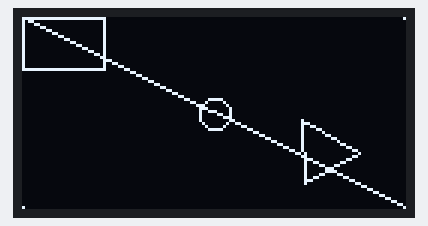
A sketch run on a simulated ESP32. Shown: 128×64 one-colour display.

Above: at 0.73 s.
At 5.62 s:
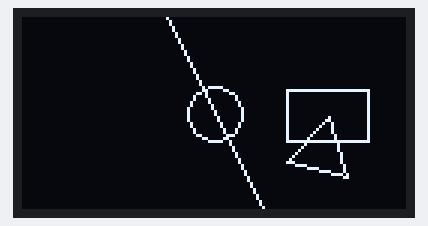
At 10.52 s:
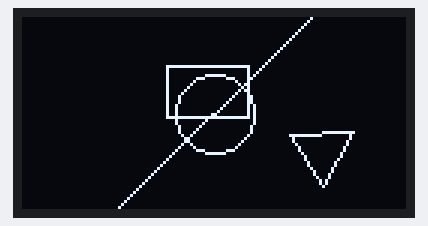
At 20.31 s:
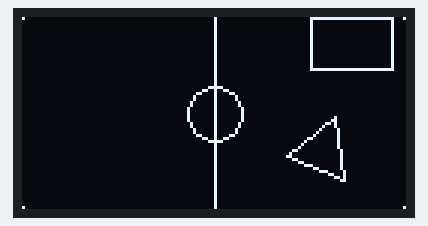
At 30.1 s:
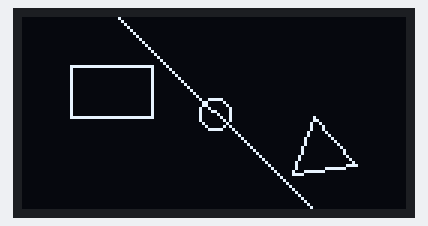
At 39.58 s:
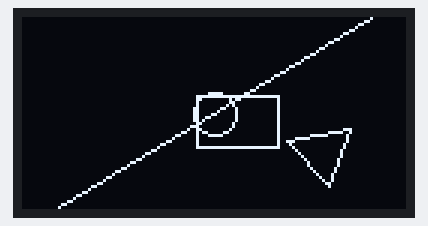

The sketch:

oled_shapes.ino
```cpp
#include <Wire.h>
#include <Adafruit_GFX.h>
#include <Adafruit_SSD1306.h>

#define SCREEN_WIDTH 128
#define SCREEN_HEIGHT 64
#define OLED_RESET    -1

// I2C pins: SCK=GP3, SDA=GP5
#define I2C_SCL 3
#define I2C_SDA 5

Adafruit_SSD1306 display(SCREEN_WIDTH, SCREEN_HEIGHT, &Wire, OLED_RESET);

int frame = 0;

void setup() {
  Wire.begin(I2C_SDA, I2C_SCL);

  if (!display.begin(SSD1306_SWITCHCAPVCC, 0x3C)) {
    for (;;); // hang if OLED not found
  }

  display.clearDisplay();
  display.display();
  delay(500);
}

void loop() {
  display.clearDisplay();

  int t = frame % 128;

  // === 1. Bouncing Rectangle ===
  int rx = t;
  int ry = (t % 32);
  display.drawRect(rx % 100, ry, 28, 18, SSD1306_WHITE);

  // === 2. Pulsing Circle (center) ===
  int radius = 5 + (frame % 12);
  display.drawCircle(64, 32, radius, SSD1306_WHITE);

  // === 3. Rotating Triangle (approximated) ===
  float angle = (frame * 0.08);
  int cx = 100, cy = 45, r = 12;
  int x0 = cx + r * cos(angle);
  int y0 = cy + r * sin(angle);
  int x1 = cx + r * cos(angle + 2.094);
  int y1 = cy + r * sin(angle + 2.094);
  int x2 = cx + r * cos(angle + 4.188);
  int y2 = cy + r * sin(angle + 4.188);
  display.drawTriangle(x0, y0, x1, y1, x2, y2, SSD1306_WHITE);

  // === 4. Moving Line ===
  int lx = (frame * 2) % 128;
  display.drawLine(lx, 0, 128 - lx, 63, SSD1306_WHITE);

  // === 5. Corner Dots (blinking) ===
  if (frame % 10 < 5) {
    display.drawPixel(0, 0, SSD1306_WHITE);
    display.drawPixel(127, 0, SSD1306_WHITE);
    display.drawPixel(0, 63, SSD1306_WHITE);
    display.drawPixel(127, 63, SSD1306_WHITE);
  }

  display.display();
  frame++;
  delay(30); // ~33fps
}
```
